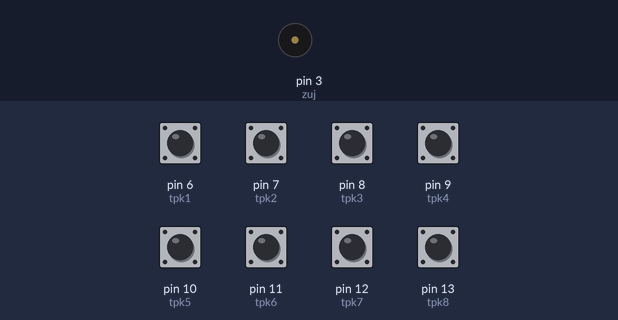
Bench run of a sketch on a simulated Arduino Uno, built with avr-gcc and run on an emulated ATmega328P. Shown: buzzer (waves = sounding). The test bench sets the inputs (shaded band); at power-on: pin 6 (tpk1), pin 7 (tpk2), pin 8 (tpk3), pin 9 (tpk4), pin 10 (tpk5), pin 11 (tpk6), pin 12 (tpk7), pin 13 (tpk8) HIGH.

Above: at 1.2 s.
1.3 s: pin 6 (tpk1) pulled LOW for 0.15 s
At 1.37 s:
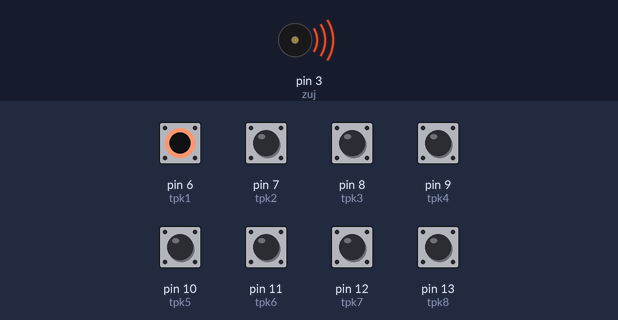
Timing chart, 0 to 4.3 s (numbered marks = the images above; inputs shaded):
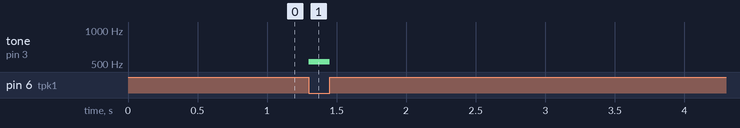

Measured:
- after the input at 1.3 s, tone on pin 3 (zuj): silent → 523 Hz at once, → silent 0.15 s later

The sketch:

K632.ino
```cpp
int zuj = 3;                          //definiraj zuj = 3
int tpk1 = 6;                         //definiraj tpk1 = 6
int tpk2 = 7;                         //definiraj tpk2 = 7
int tpk3 = 8;                         //definiraj tpk3 = 8
int tpk4 = 9;                         //definiraj tpk4 = 9
int tpk5 = 10;                        //definiraj tpk5 = 10
int tpk6 = 11;                        //definiraj tpk6 = 11
int tpk7 = 12;                        //definiraj tpk7 = 12
int tpk8 = 13;                        //definiraj tpk8 = 13

void setup() {
  pinMode(zuj, OUTPUT);               //postavi izvod zuj kao izlazni
  pinMode(tpk1, INPUT_PULLUP);        //postavi izvod tpk1 kao ulazni
  pinMode(tpk2, INPUT_PULLUP);        //postavi izvod tpk2 kao ulazni
  pinMode(tpk3, INPUT_PULLUP);        //postavi izvod tpk3 kao ulazni
  pinMode(tpk4, INPUT_PULLUP);        //postavi izvod tpk4 kao ulazni
  pinMode(tpk5, INPUT_PULLUP);        //postavi izvod tpk5 kao ulazni
  pinMode(tpk6, INPUT_PULLUP);        //postavi izvod tpk6 kao ulazni
  pinMode(tpk7, INPUT_PULLUP);        //postavi izvod tpk7 kao ulazni
  pinMode(tpk8, INPUT_PULLUP);        //postavi izvod tpk8 kao ulazni
}

void loop() {
  if(digitalRead(tpk1)==LOW){         //ukoliko je pritisnuto tipkalo 1
    tone(zuj, 523);                   //generiraj ton C5
  } else if(digitalRead(tpk2)==LOW){  //ukoliko je pritisnuto tipkalo 2
    tone(zuj, 587);                   //generiraj ton D5
  } else if(digitalRead(tpk3)==LOW){  //ukoliko je pritisnuto tipkalo 3
    tone(zuj, 659);                   //generiraj ton E5
  } else if(digitalRead(tpk4)==LOW){  //ukoliko je pritisnuto tipkalo 4
    tone(zuj, 698);                   //generiraj ton F5
  } else if(digitalRead(tpk5)==LOW){  //ukoliko je pritisnuto tipkalo 5
    tone(zuj, 784);                   //generiraj ton G5
  } else if(digitalRead(tpk6)==LOW){  //ukoliko je pritisnuto tipkalo 6
    tone(zuj, 880);                   //generiraj ton A5
  } else if(digitalRead(tpk7)==LOW){  //ukoliko je pritisnuto tipkalo 7
    tone(zuj, 988);                   //generiraj ton B5
  } else if(digitalRead(tpk8)==LOW){  //ukoliko je pritisnuto tipkalo 8
    tone(zuj, 1046);                  //generiraj ton C6
  } else {                            //inače - ako nije pritisnuto ni jedno tipkalo
    noTone(zuj);                      //isključi generiranje zvuka
  }
}
```
